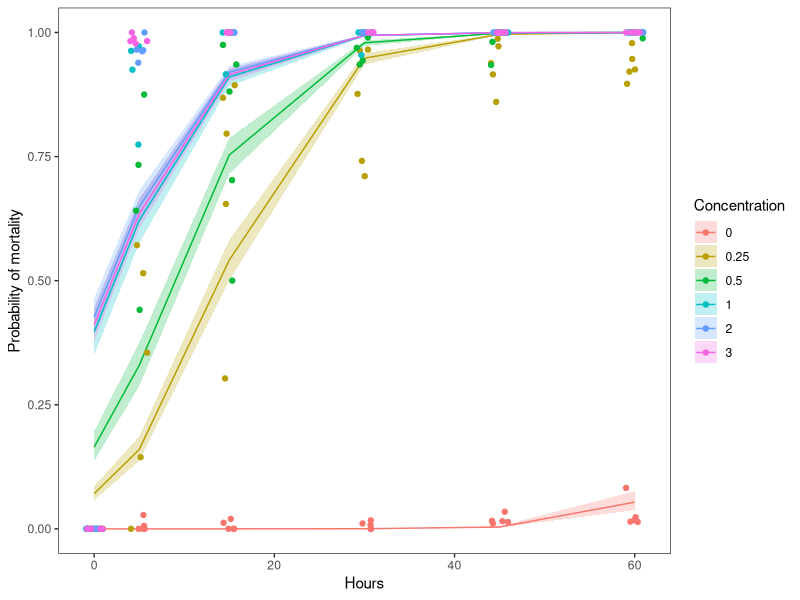

R code for this plot:
## ---- chunk 1

## ---- chunk 2
vd <- read.csv("data/veligers.csv")
## ---- chunk 3
vd$Concentration <- as.factor(vd$Concentration)
## ---- chunk 4
# Fit the model
v.mod <- glm(dead ~ Concentration + Time, family = "binomial", data = vd)
## ---- chunk 5
# Load the car library so we can get a
# meaningful ANOVA table for our model
library(car)

# Print the summary of the model
Anova(v.mod, Type = "II")
## ---- chunk 6
# Print the summary of the model
summary(v.mod)
## ---- chunk 7
# Calculate mean predicted value and SE for the predictions
# on the link scale
logit_preds <- data.frame( predict(v.mod, type = "link", se.fit = TRUE) )

# Now get lower and upper CIs
logit_preds$lwr <- logit_preds$fit + logit_preds$se.fit * qnorm(0.025)
logit_preds$upr <- logit_preds$fit + logit_preds$se.fit * qnorm(0.975)
## ---- chunk 8
invlogit <- function(x) {
  exp(x) / (1 + exp(x))
}
## ---- chunk 9
# Convert the predictions to the probability scale
real_preds <- apply(logit_preds, 2, invlogit)

# Add our predictions back to the original data
vd_preds <- data.frame(vd, real_preds)
## ---- chunk 10
library(tidyverse)

# Summarize proportion dead at time by concentration
# Use dates so we can show reps
sum_points <- vd_preds %>%
  group_by(Concentration, Time, Date) %>%
  summarize(props = sum(dead)/length(dead))

# Plot the predictions
ggplot(vd_preds, aes(x = Time, y = fit)) +
  geom_ribbon(
    aes(ymin = lwr, ymax = upr, fill = Concentration), alpha = 0.25) +
  geom_line(aes(color = Concentration)) +
  geom_jitter(
    aes(x = Time, y = props, color = Concentration), data = sum_points,
    width = 1) +
  xlab("Hours") +
  ylab("Probability of mortality") +
  theme_bw() +
  theme(panel.grid = element_blank())

